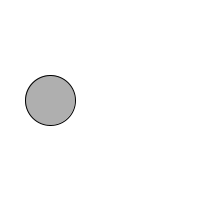
Frame 1 (no input)
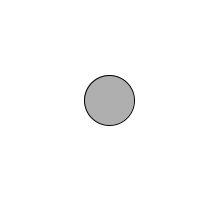
Frame 60 (the mouse pressed at the canvas centre just before this capture)
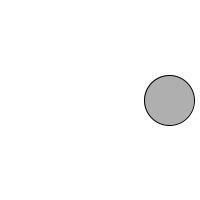
Frame 120 (the mouse held since frame 60 and released just before this capture)

The Processing sketch that drew these frames (run headless with seeded random() and noise(); from frame 60 on, the mouse is pressed at the canvas centre):

// Processing sketch: NVBounce
// ── NVBounce.pde
// I made the integer for the position of the circle and the speed.
int circleX = width/2;
int speed = 1;
void setup() {
  size(200,200);
  smooth();
}
void draw() {
  background(255);
  stroke(0);
  fill(175);
  // The speed is what's making the circle move. 
  ellipse(circleX,height/2,50,50);
  circleX = circleX + speed;
  // If the position is at the right edge of the screen, it will go to the left.
  if (circleX > width/1.15) 
  {
    speed = -1;
  }
  // If the position is at the left edge of the screen, it will go to the right.
  if (circleX < width/8) 
  {
    speed = +1;
  }
}
